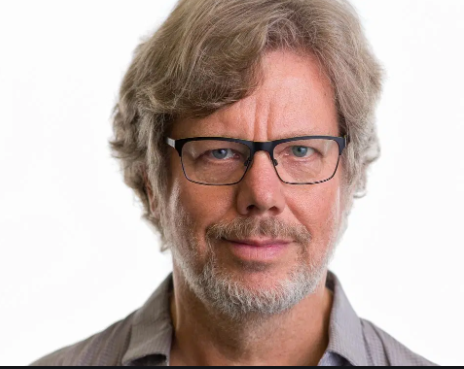
#> input picture Capture.PNG, 464 x 369 px, given in place of the camera
$ python file5.py
#> lines starting #> are read from the running program, lines starting #| are printed output that depends on the picture
# Python program to implement
# Webcam Motion Detector

# importing OpenCV, time and Pandas library
import cv2, time, pandas
# importing datetime class from datetime library
from datetime import datetime

# Assigning our static_back to None
static_back = None

# List when any moving object appear
motion_list = [ None, None ]

# Time of movement
time = []

# Initializing DataFrame, one column is start
# time and other column is end time
df = pandas.DataFrame(columns = ["Start", "End"])

# Capturing video
video = cv2.VideoCapture(0)

# Infinite while loop to treat stack of image as video
while True:
    # Reading frame(image) from video
    check, frame = video.read()
#> frame is the input picture: shape (369, 464, 3); mean B, G, R 174.1, 180.1, 197.6

    # Initializing motion = 0(no motion)
    motion = 0

    # Converting color image to gray_scale image
    gray = cv2.cvtColor(frame, cv2.COLOR_BGR2GRAY)
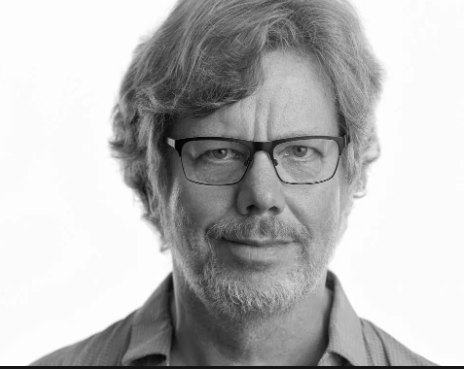
#> gray: shape (369, 464); min 2, max 255, mean 184.5

    # Converting gray scale image to GaussianBlur
    # so that change can be find easily
    gray = cv2.GaussianBlur(gray, (21, 21), 0)
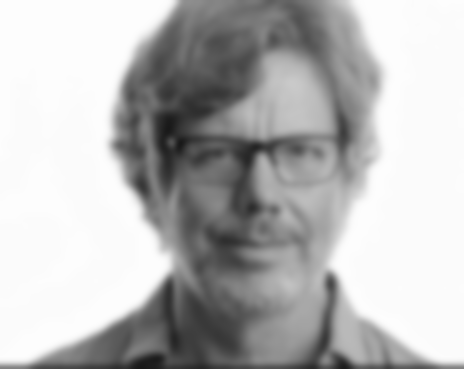
#> gray: shape (369, 464); min 25, max 253, mean 184.6

    # In first iteration we assign the value
    # of static_back to our first frame
    if static_back is None:
        static_back = gray
        continue

    # Difference between static background
    # and current frame(which is GaussianBlur)
    diff_frame = cv2.absdiff(static_back, gray)

    # If change in between static background and
    # current frame is greater than 30 it will show white color(255)
    thresh_frame = cv2.threshold(diff_frame, 30, 255, cv2.THRESH_BINARY)[1]
    thresh_frame = cv2.dilate(thresh_frame, None, iterations = 2)

    # Finding contour of moving object
    cnts,_ = cv2.findContours(thresh_frame.copy(),
                       cv2.RETR_EXTERNAL, cv2.CHAIN_APPROX_SIMPLE)

    for contour in cnts:
        if cv2.contourArea(contour) < 10000:
            continue
        motion = 1

        (x, y, w, h) = cv2.boundingRect(contour)
        # making green rectangle arround the moving object
        cv2.rectangle(frame, (x, y), (x + w, y + h), (0, 255, 0), 3)

    # Appending status of motion
    motion_list.append(motion)

    motion_list = motion_list[-2:]

    # Appending Start time of motion
    if motion_list[-1] == 1 and motion_list[-2] == 0:
        time.append(datetime.now())

    # Appending End time of motion
    if motion_list[-1] == 0 and motion_list[-2] == 1:
        time.append(datetime.now())

    # Displaying image in gray_scale
    cv2.imshow("Gray Frame", gray)

    # Displaying the difference in currentframe to
    # the staticframe(very first_frame)
    cv2.imshow("Difference Frame", diff_frame)

    # Displaying the black and white image in which if
    # intensity difference greater than 30 it will appear white
    cv2.imshow("Threshold Frame", thresh_frame)

    # Displaying color frame with contour of motion of object
    cv2.imshow("Color Frame", frame)

    key = cv2.waitKey(1)
    # if q entered whole process will stop
    if key == ord('q'):
        # if something is movingthen it append the end time of movement
        if motion == 1:
            time.append(datetime.now())
        break

# Appending time of motion in DataFrame
for i in range(0, len(time), 2):
    df = df.append({"Start":time[i], "End":time[i + 1]}, ignore_index = True)
#> this loop made 0 passes

# Creating a CSV file in which time of movements will be saved
df.to_csv("Time_of_movements.csv")

video.release()

# Destroying all the windows
cv2.destroyAllWindows()
